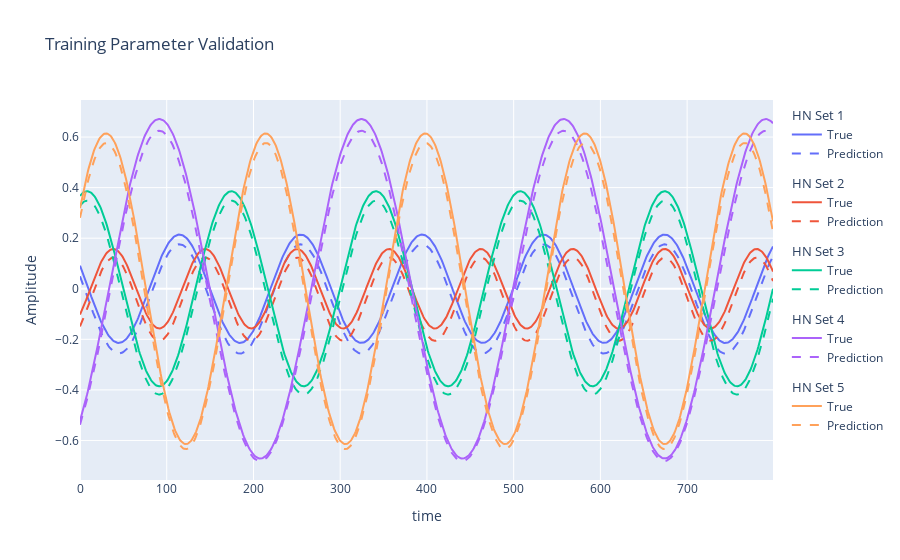

Source (notebook cell):
### Markdown cell above
First we plot the results with the validation data set of true sine waves for HyperNet inputs that were included in the training data set and see how well the model predicts the sine waves.

### Code cell
reshape = (-1,)

vtp_fig = go.Figure()
vtp_fig.update_layout(
    title="Training Parameter Validation", yaxis={"title": "Amplitude"}, xaxis={"title": "time"}
)
for i, ds in enumerate(VTP_DATA):

    hx, tx, ty, tyhat = ds
    tyhat = tyhat.cpu().reshape(*reshape)
    ty = ty.cpu().reshape(*reshape)
    p_set = f"HN Set {i+1}"
    p_hover = "<br>    ".join([f"{x:.3e}" for x in hx.cpu().numpy()])

    vtp_fig.add_trace(
        go.Scatter(
            x=torch.arange(len(tx)),
            y=tyhat.cpu(),
            line={"color": colors[color_count]},
            name="True",
            showlegend=True,
            legendgroup=p_set,
            legendgrouptitle_text=p_set,
            hovertemplate=f"HyperNet Inputs:<br>    {p_hover}<br>" "<br>t: %{x}" "<br>a: %{y}",
        )
    )

    vtp_fig.add_trace(
        go.Scatter(
            x=torch.arange(len(tx)),
            y=ty,
            line={"color": colors[color_count], "dash": "dash"},
            name="Prediction",
            showlegend=True,
            legendgroup=p_set,
            legendgrouptitle_text=p_set,
            hovertemplate=f"HyperNet Inputs:<br>    {p_hover}<br>" "<br>t: %{x}" "<br>a: %{y}",
        )
    )

    color_count += 1
    if color_count == len(colors):
        color_count = 0

vtp_fig.show()

### Figure 1 — Plotly figure (JSON) as saved in the notebook; plotly's stock layout.template omitted (floating-point values rounded to 4 significant figures; data arrays with more than 128 entries replaced by an {"elided": "..."} marker saying what was removed)
{"data": [{"hovertemplate": "HyperNet Inputs:<br>    2.143e-01<br>    7.143e+00<br><br>t: %{x}<br>a: %{y}", "legendgroup": "HN Set 1", "legendgrouptitle": {"text": "HN Set 1"}, "line": {"color": "#636EFA"}, "name": "True", "showlegend": true, "type": "scatter", "x": {"elided": "800 int values"}, "y": {"elided": "800 float values"}}, {"hovertemplate": "HyperNet Inputs:<br>    2.143e-01<br>    7.143e+00<br><br>t: %{x}<br>a: %{y}", "legendgroup": "HN Set 1", "legendgrouptitle": {"text": "HN Set 1"}, "line": {"color": "#636EFA", "dash": "dash"}, "name": "Prediction", "showlegend": true, "type": "scatter", "x": {"elided": "800 int values"}, "y": {"elided": "800 float values"}}, {"hovertemplate": "HyperNet Inputs:<br>    1.571e-01<br>    9.429e+00<br><br>t: %{x}<br>a: %{y}", "legendgroup": "HN Set 2", "legendgrouptitle": {"text": "HN Set 2"}, "line": {"color": "#EF553B"}, "name": "True", "showlegend": true, "type": "scatter", "x": {"elided": "800 int values"}, "y": {"elided": "800 float values"}}, {"hovertemplate": "HyperNet Inputs:<br>    1.571e-01<br>    9.429e+00<br><br>t: %{x}<br>a: %{y}", "legendgroup": "HN Set 2", "legendgrouptitle": {"text": "HN Set 2"}, "line": {"color": "#EF553B", "dash": "dash"}, "name": "Prediction", "showlegend": true, "type": "scatter", "x": {"elided": "800 int values"}, "y": {"elided": "800 float values"}}, {"hovertemplate": "HyperNet Inputs:<br>    3.857e-01<br>    6.000e+00<br><br>t: %{x}<br>a: %{y}", "legendgroup": "HN Set 3", "legendgrouptitle": {"text": "HN Set 3"}, "line": {"color": "#00CC96"}, "name": "True", "showlegend": true, "type": "scatter", "x": {"elided": "800 int values"}, "y": {"elided": "800 float values"}}, {"hovertemplate": "HyperNet Inputs:<br>    3.857e-01<br>    6.000e+00<br><br>t: %{x}<br>a: %{y}", "legendgroup": "HN Set 3", "legendgrouptitle": {"text": "HN Set 3"}, "line": {"color": "#00CC96", "dash": "dash"}, "name": "Prediction", "showlegend": true, "type": "scatter", "x": {"elided": "800 int values"}, "y": {"elided": "800 float values"}}, {"hovertemplate": "HyperNet Inputs:<br>    6.714e-01<br>    4.286e+00<br><br>t: %{x}<br>a: %{y}", "legendgroup": "HN Set 4", "legendgrouptitle": {"text": "HN Set 4"}, "line": {"color": "#AB63FA"}, "name": "True", "showlegend": true, "type": "scatter", "x": {"elided": "800 int values"}, "y": {"elided": "800 float values"}}, {"hovertemplate": "HyperNet Inputs:<br>    6.714e-01<br>    4.286e+00<br><br>t: %{x}<br>a: %{y}", "legendgroup": "HN Set 4", "legendgrouptitle": {"text": "HN Set 4"}, "line": {"color": "#AB63FA", "dash": "dash"}, "name": "Prediction", "showlegend": true, "type": "scatter", "x": {"elided": "800 int values"}, "y": {"elided": "800 float values"}}, {"hovertemplate": "HyperNet Inputs:<br>    6.143e-01<br>    5.429e+00<br><br>t: %{x}<br>a: %{y}", "legendgroup": "HN Set 5", "legendgrouptitle": {"text": "HN Set 5"}, "line": {"color": "#FFA15A"}, "name": "True", "showlegend": true, "type": "scatter", "x": {"elided": "800 int values"}, "y": {"elided": "800 float values"}}, {"hovertemplate": "HyperNet Inputs:<br>    6.143e-01<br>    5.429e+00<br><br>t: %{x}<br>a: %{y}", "legendgroup": "HN Set 5", "legendgrouptitle": {"text": "HN Set 5"}, "line": {"color": "#FFA15A", "dash": "dash"}, "name": "Prediction", "showlegend": true, "type": "scatter", "x": {"elided": "800 int values"}, "y": {"elided": "800 float values"}}], "layout": {"title": {"text": "Training Parameter Validation"}, "xaxis": {"title": {"text": "time"}}, "yaxis": {"title": {"text": "Amplitude"}}}}
